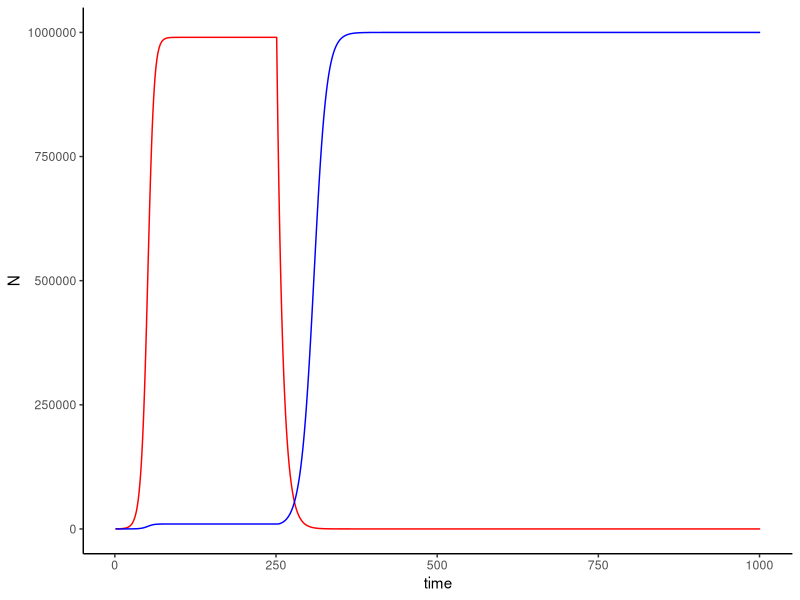

Write the R code that produced this figure.
#ICB exercise 10
#drug given at time 250
N0<- 100
M0<- 1
rM<- .2
rN<- .2 
K<- 1000000
timesteps<- 100
Ns<-numeric(length=timesteps)
Ms<-numeric(length=timesteps)
Ns[1]<-N0
Ms[1]<-M0
x<-0

for(i in 1:1000){
  if(x<1){
    Ns[i+1]<-Ns[i]+rN*Ns[i]*(1-((Ns[i]+Ms[i])/K))
    Ms[i+1]<-Ms[i]+rM*Ms[i]*(1-((Ns[i]+Ms[i])/K))
  }
  else if(x>0){
    Ns[i+1]<-Ns[i]+(rN/-2)*Ns[i]
    Ms[i+1]<-Ms[i]+(rM/2)*Ms[i]*(1-((Ns[i]+Ms[i])/K))
  }
  if(i==250){
    x<-x+1
  }
}
Ms
Ns 


library(ggplot2)
sim<- data.frame(time=1:length(Ns), N=Ns, M=Ms)
ggplot(data=sim, aes(x=time, y=N), aes(x=time, y=M))+geom_line(aes(x=time, y=N), color="red")+geom_line(aes(x=time, y=M), color="blue")+theme_classic()
